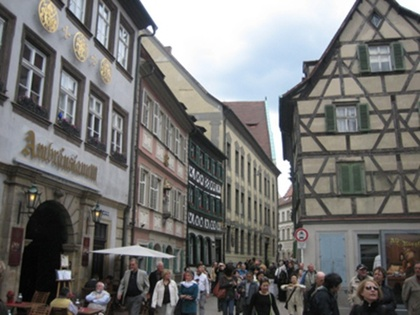
%> input picture hw4/Q5/city.jpg, 420 x 315 px, shrunk from 600 x 450 before the run
$ octave partD.m   (GNU Octave 9; MATLAB toolbox functions it lacks are replaced by stand-ins)
%> lines starting %> are read from the running program, lines starting %| are printed output that depends on the picture; in (x1, y1, x2, y2) boxes, pixels count from 0 and x2, y2 are one past the last pixel; in counts of white or black regions, pixels touching at a corner belong together; the program's own positions count from 1
### hw4/Q5/canny.m
function [E,M,A] = canny(I,sig,tau)

    smoothedImage = imsmooth(I,"Gaussian",sig);

    horizontalFilter = [-1 -1 -1;0 0 0;1 1 1;];
    horizontalEdges = imfilter(smoothedImage,horizontalFilter);

    verticalFilter = horizontalFilter';
    verticalEdges = imfilter(smoothedImage,verticalFilter);

    edgeGradients = sqrt(verticalEdges.^2 + horizontalEdges.^2);
    edgeGradients = normalizeImage(edgeGradients);
    M = edgeGradients;


    edgeDirections = abs(atan2(verticalEdges,horizontalEdges));
    edgeDirections = roundAngleValues(edgeDirections);
    A = edgeDirections;
    edgeGradients = nonMaxSuppression(edgeGradients, edgeDirections);
    E = (edgeGradients > tau);


end

function [roundedImage] = roundAngleValues(image)
    image(isnan(image)) = 0;
    image(image > 0 & image < 22.5*pi/180) = 0;
    image(image > 157.5*pi/180 & image < 180*pi/180) = 0;
    image(image > 22.5*pi/180 & image < 67.5*pi/180) = 45;
    image(image > 67.5*pi/180 & image < 112.5*pi/180) = 90;
    image(image > 112.5*pi/180 & image < 157.5*pi/180) = 135;
    roundedImage = image;
end

function [suppressedImage] = nonMaxSuppression(gradImage, angleImage)
    for i=2:rows(gradImage)-1
        for j=2:columns(gradImage)-1
            switch(angleImage(i,j))
                case 0
                    gradImage(i,j) = nonMaxPixel(gradImage(i,j),gradImage(i,j-1),gradImage(i,j+1));
                case 45
                    gradImage(i,j) = nonMaxPixel(gradImage(i,j),gradImage(i-1,j+1),gradImage(i+1,j-1));
                case 90
                    gradImage(i,j) = nonMaxPixel(gradImage(i,j),gradImage(i+1,j),gradImage(i-1,j));
                case 135
                    gradImage(i,j) = nonMaxPixel(gradImage(i,j),gradImage(i-1,j-1),gradImage(i+1,j+1));
                otherwise
                    gradImage(i,j) = nonMaxPixel(gradImage(i,j),gradImage(i,j-1),gradImage(i,j+1));
            end
        end
    end
    suppressedImage = gradImage;
end

% [7 lines left out: function nonMaxPixel, not called in this run]

### hw4/Q5/normalizeImage.m
function [normalizedImage] = normalizeImage(image)
	MI = min(min(image));
	MA = max(max(image));
	normalizedImage = (image-MI)./(MA-MI);
end

### hw4/Q5/partD.m
image = imread('city.jpg');
%> image is the input picture: size 315x420x3 uint8; mean R, G, B 114.5, 113.9, 112.3
image = rgb2gray(image);
%> image: size 315x420 uint8
edges = edge(image,'canny');
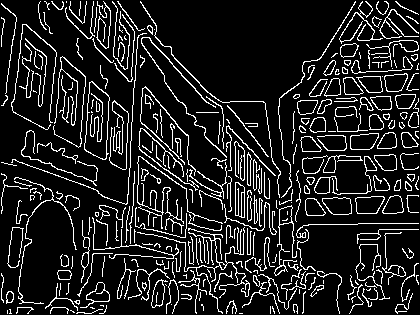
%> edges: size 315x420 logical; 12.9% white in thin lines or dots
figure(1);
title('edges using edge function with default parameters');
imshow(edges);
image = double(image);
%> image: size 315x420 double
[edges,gradMag,gradAngle] = canny(image,1,.15);
%> in canny, `horizontalEdges = imfilter(smoothedImage,horizontalFilter);`:
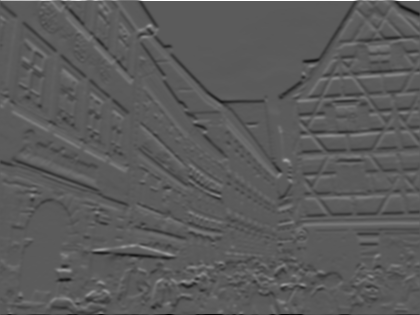
%> horizontalEdges: size 315x420 double; min -428.9, max 765, mean -1.3; drawn with min black and max white
%> in canny, `verticalEdges = imfilter(smoothedImage,verticalFilter);`:
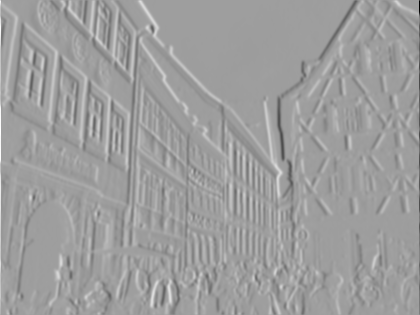
%> verticalEdges: size 315x420 double; min -765, max 468.7, mean 0; drawn with min black and max white
%> in canny, `edgeGradients = sqrt(verticalEdges.^2 + horizontalEdges.^2);`:
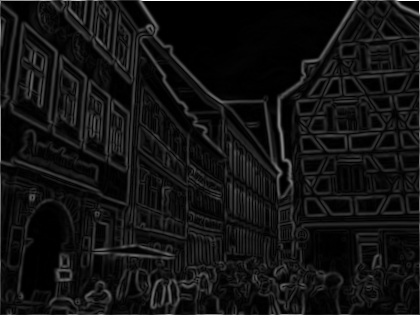
%> edgeGradients: size 315x420 double; min 5.68e-14, max 765, mean 56.4; drawn with min black and max white
%> in normalizeImage, `MI = min(min(image));`: MI = 5.68e-14
%> in normalizeImage, `MA = max(max(image));`: MA = 765
%> in canny, `edgeDirections = abs(atan2(verticalEdges,horizontalEdges));`:
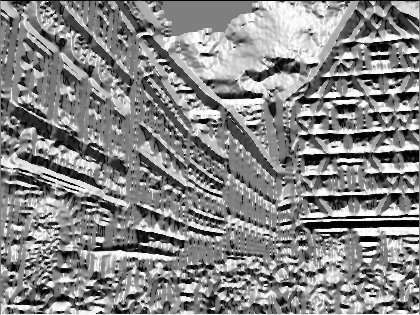
%> edgeDirections: size 315x420 double; min 0, max 3.14, mean 1.66; drawn with min black and max white
%> in roundAngleValues, `image(image > 0 & image < 22.5*pi/180) = 0;`: image: size 315x420 double; 10.03% of pixels changed, all inside (x1, y1, x2, y2) = (1, 0, 419, 314)
%> in roundAngleValues, `image(image > 112.5*pi/180 & image < 157.5*pi/180) = 135;`:
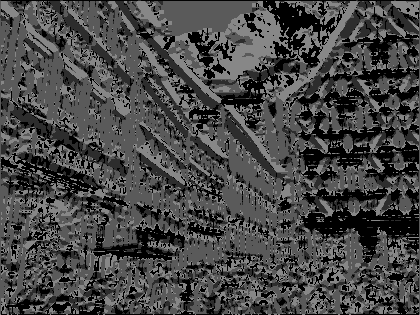
%> image: size 315x420 double; min 0, max 135, mean 70.6
%> in canny, `E = (edgeGradients > tau);`:
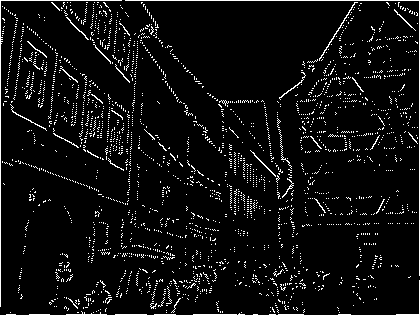
%> E: size 315x420 logical; 5.8% white in thin lines or dots
figure(2);
title('edges using custom canny function with sig = .5 and tau =.1');
imshow(edges);
